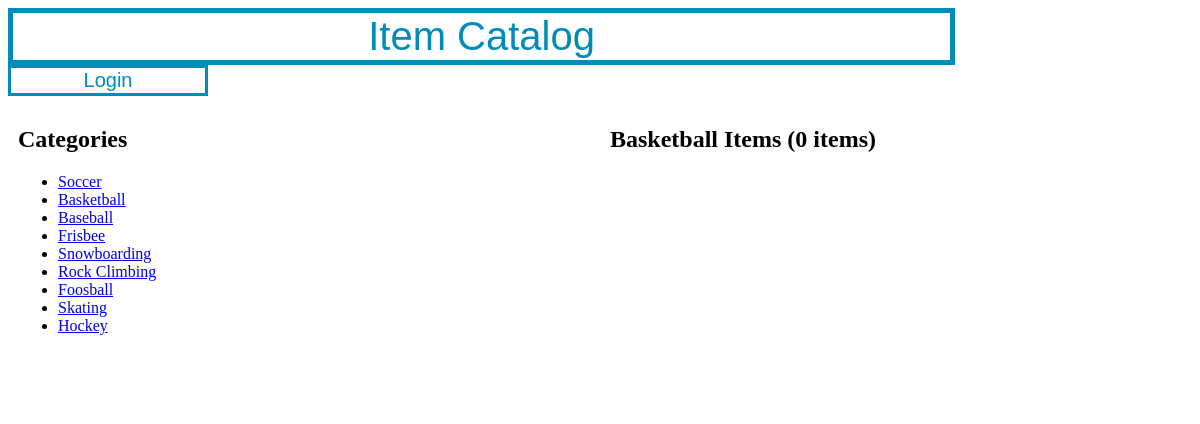
The app's page /catalog/Basketball/items with its own data.
### database_setup.py (models this page shows)
class Category(Base):
    __tablename__ = 'category'
    id = Column(Integer, primary_key=True)
    name = Column(String(80), nullable=False)
    user_id = Column(Integer, ForeignKey('user.id'))
    user = relationship(User)

### project.py (the view)
@app.route('/catalog/<string:category_name>/items')
def show_category_items(category_name):
    category = db_session.query(Category).filter_by(name=category_name).first()
    if(category is None):
        flash("Unknow category")
        return redirect(url_for('show_home'))
    else:
        return render_template(
            'category_items.html',
            categories=db_session.query(Category).all(),
            category=(db_session.query(Category)
                      .filter_by(id=category.id).first()),
            items=(db_session.query(Item)
                   .filter_by(category_id=category.id).all()),
            items_count=(db_session.query(Item)
                         .filter_by(category_id=category.id).count()))

### templates/category_items.html (shortened to what this page needs)
{% extends "base.html" %}
{% block content %}
	<div class="row">
        <div class="column">
            <h2>Categories</h2>
            <ul>
                {% for category in categories %}
                <li>
                    <a href="{{url_for('show_category_items', category_name=category.name)}}">
                        {{category.name}}
                    </a>
                </li>
                {% endfor %}
            </ul>
        </div>
		<div class="column">
            <h2>{{category.name}} Items ({{items_count}} items)</h2>
        </div>
	</div>
{% endblock %}

### static/styles.css (style rules this page uses)
* { box-sizing: border-box; }
.column { float: left; width: 50%; padding: 10px; height: 300px; }
.row:after { content: ""; display: table; clear: both; }

### records on screen
Category: name "Soccer"
Category: name "Basketball"
Category: name "Baseball"
Category: name "Frisbee"
Category: name "Snowboarding"
Category: name "Rock Climbing"
Category: name "Foosball"
Category: name "Skating"
Category: name "Hockey"

### other values on screen
{{ items_count }} "0"
